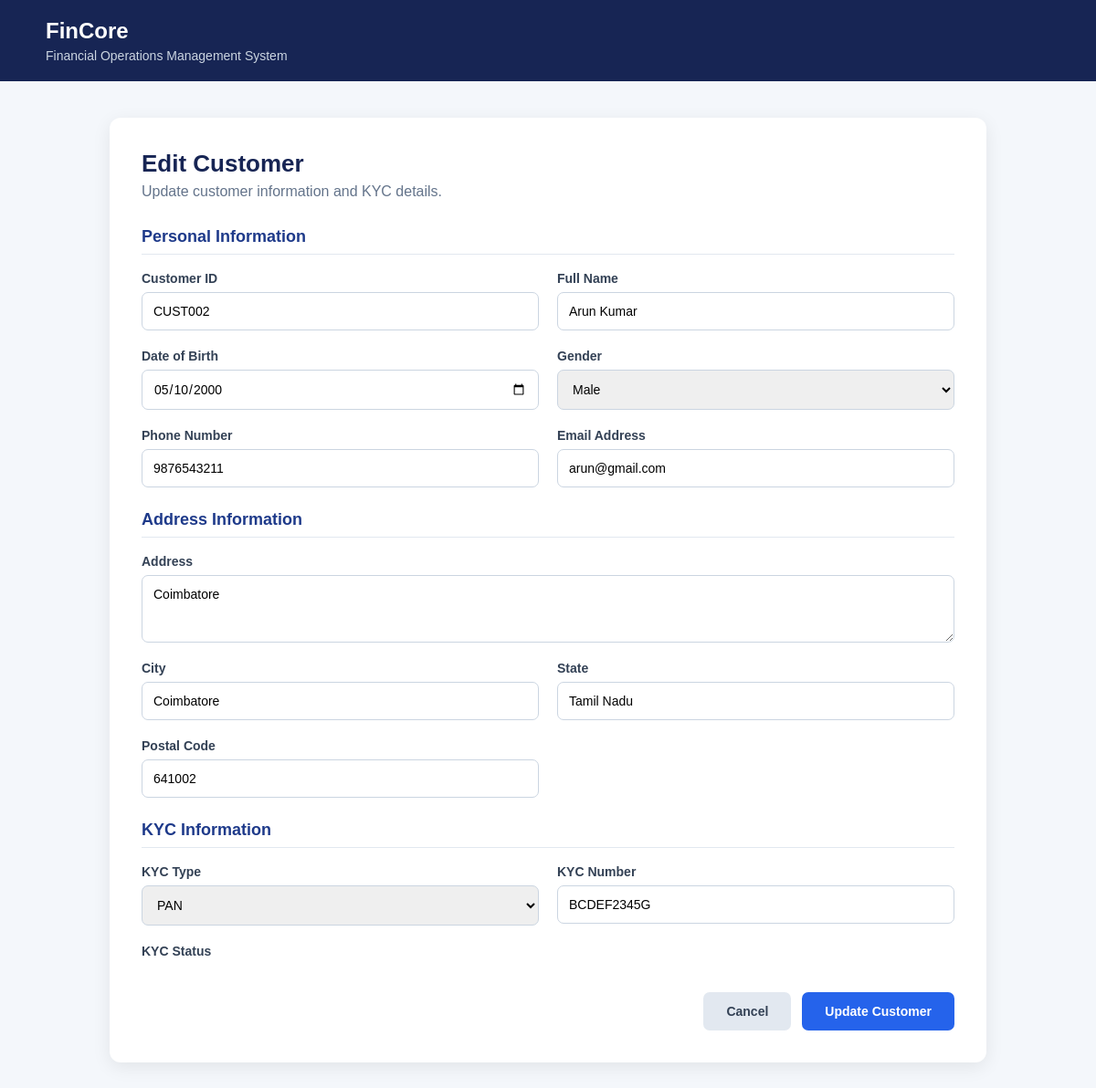
The app's page /customers/edit/2/ (signed in) with its own data.
### customers/models.py (models this page shows, shortened)
class Customer(models.Model):
    GENDER_CHOICES = [
        ("Male", "Male"),
        ("Female", "Female"),
        ("Other", "Other"),
    ]
    KYC_TYPE_CHOICES = [
        ("Aadhaar", "Aadhaar"),
        ("PAN", "PAN"),
        ("Passport", "Passport"),
        ("Driving License", "Driving License"),
        ("Voter ID", "Voter ID"),
    ]
    KYC_STATUS_CHOICES = [
        ("Pending", "Pending"),
        ("Verified", "Verified"),
        ("Rejected", "Rejected"),
    ]
    customer_id = models.CharField(
        max_length=20,
        unique=True
    )
    full_name = models.CharField(
        max_length=150
    )
    date_of_birth = models.DateField(
        null=True,
        blank=True
    )
    gender = models.CharField(
        max_length=10,
        choices=GENDER_CHOICES,
        blank=True
    )
    phone = models.CharField(
        max_length=15
    )
    email = models.EmailField(
        blank=True
    )
    address = models.TextField(
        blank=True
    )
    city = models.CharField(
        max_length=100,
        blank=True
    )
    state = models.CharField(
        max_length=100,
        blank=True
    )
    postal_code = models.CharField(
        max_length=10,
        blank=True
    )
    kyc_type = models.CharField(
        max_length=30,
        choices=KYC_TYPE_CHOICES,
        blank=True
    )
    kyc_number = models.CharField(
        max_length=50,
        blank=True
    )
    kyc_status = models.CharField(
        max_length=20,
        choices=KYC_STATUS_CHOICES,
        default="Pending"
    )
    created_at = models.DateTimeField(
        auto_now_add=True
    )
    updated_at = models.DateTimeField(
        auto_now=True
    )

### customers/views.py (the view)
@login_required(login_url="/auth/login/")
def customer_edit(request, customer_id):
    customer = Customer.objects.get(
        id=customer_id
    )
    if request.method == "POST":
        form = CustomerForm(
            request.POST,
            instance=customer
        )
        if form.is_valid():
            form.save()
            return redirect("customer_list")
    else:
        form = CustomerForm(
            instance=customer
        )
    return render(
        request,
        "customer_edit.html",
        {
            "form": form,
            "customer": customer,
        }
    )

### customers/forms.py
class CustomerForm(forms.ModelForm):
    class Meta:
        model = Customer
        fields = [
            "customer_id",
            "full_name",
            "date_of_birth",
            "gender",
            "phone",
            "email",
            "address",
            "city",
            "state",
            "postal_code",
            "kyc_type",
            "kyc_number",
        ]
        widgets = {
            "date_of_birth": forms.DateInput(
                attrs={"type": "date"}
            ),
            "address": forms.Textarea(
                attrs={"rows": 3}
            ),
        }

### templates/customer_edit.html (shortened to what this page needs)
<!DOCTYPE html>
<html lang="en">
<head>
</head>
<body>
    <div class="header">
        <h1>FinCore</h1>
        <p>Financial Operations Management System</p>
    </div>
    <div class="container">
        <div class="card">
            <div class="title">
                <h2>Edit Customer</h2>
                <p>Update customer information and KYC details.</p>
            </div>
            <form method="POST">
                <h3 class="section-title">Personal Information</h3>
                <div class="form-grid">
                    <div class="form-group">
                        <label>Customer ID</label>
                        {{ form.customer_id }}
                    </div>
                    <div class="form-group">
                        <label>Full Name</label>
                        {{ form.full_name }}
                    </div>
                    <div class="form-group">
                        <label>Date of Birth</label>
                        {{ form.date_of_birth }}
                    </div>
                    <div class="form-group">
                        <label>Gender</label>
                        {{ form.gender }}
                    </div>
                    <div class="form-group">
                        <label>Phone Number</label>
                        {{ form.phone }}
                    </div>
                    <div class="form-group">
                        <label>Email Address</label>
                        {{ form.email }}
                    </div>
                </div>
                <h3 class="section-title">Address Information</h3>
                <div class="form-grid">
                    <div class="form-group full">
                        <label>Address</label>
                        {{ form.address }}
                    </div>
                    <div class="form-group">
                        <label>City</label>
                        {{ form.city }}
                    </div>
                    <div class="form-group">
                        <label>State</label>
                        {{ form.state }}
                    </div>
                    <div class="form-group">
                        <label>Postal Code</label>
                        {{ form.postal_code }}
                    </div>
                </div>
                <h3 class="section-title">KYC Information</h3>
                <div class="form-grid">
                    <div class="form-group">
                        <label>KYC Type</label>
                        {{ form.kyc_type }}
                    </div>
                    <div class="form-group">
                        <label>KYC Number</label>
                        {{ form.kyc_number }}
                    </div>
                    <div class="form-group">
                        <label>KYC Status</label>
                    </div>
                </div>
                <div class="actions">
                    <a href="{% url 'customer_list' %}"
                       class="btn btn-secondary">
                        Cancel
                    </a>
                    <button type="submit"
                            class="btn btn-primary">
                        Update Customer
                    </button>
                </div>
            </form>
        </div>
    </div>
</body>
</html>

### templates/customer_edit.html (style rules this page uses)
* { box-sizing: border-box; margin: 0; padding: 0; font-family: Arial, sans-serif; }
body { background: #f4f7fb; min-height: 100vh; }
.header { background: #172554; color: white; padding: 20px 50px; }
.header h1 { font-size: 24px; }
.header p { margin-top: 5px; color: #cbd5e1; font-size: 14px; }
.container { max-width: 1000px; margin: 40px auto; padding: 0 20px; }
.card { background: white; border-radius: 12px; padding: 35px; box-shadow: 0 5px 20px rgba(0, 0, 0, 0.08); }
.title { margin-bottom: 30px; }
.title h2 { color: #172554; font-size: 26px; }
.title p { color: #64748b; margin-top: 6px; }
.section-title { color: #1e3a8a; font-size: 18px; margin: 25px 0 18px; padding-bottom: 8px; border-bottom: 1px solid #e2e8f0; }
.form-grid { display: grid; grid-template-columns: repeat(2, 1fr); gap: 20px; }
.form-group { display: flex; flex-direction: column; }
.form-group.full { grid-column: 1 / -1; }
label { font-size: 14px; font-weight: bold; color: #334155; margin-bottom: 7px; }
input, select, textarea { width: 100%; padding: 12px; border: 1px solid #cbd5e1; border-radius: 7px; font-size: 14px; outline: none; }
textarea { resize: vertical; }
.actions { margin-top: 30px; display: flex; justify-content: flex-end; gap: 12px; }
.btn { border: none; padding: 13px 25px; border-radius: 7px; font-size: 14px; font-weight: bold; cursor: pointer; text-decoration: none; }
.btn-primary { background: #2563eb; color: white; }
.btn-secondary { background: #e2e8f0; color: #334155; }

### records on screen
Customer: customer_id "CUST002", full_name "Arun Kumar", date_of_birth "05/10/2000", gender "Male", phone "9876543211", email "arun@gmail.com", address "Coimbatore", city "Coimbatore", state "Tamil Nadu", postal_code "641002", kyc_type "PAN", kyc_number "BCDEF2345G"
